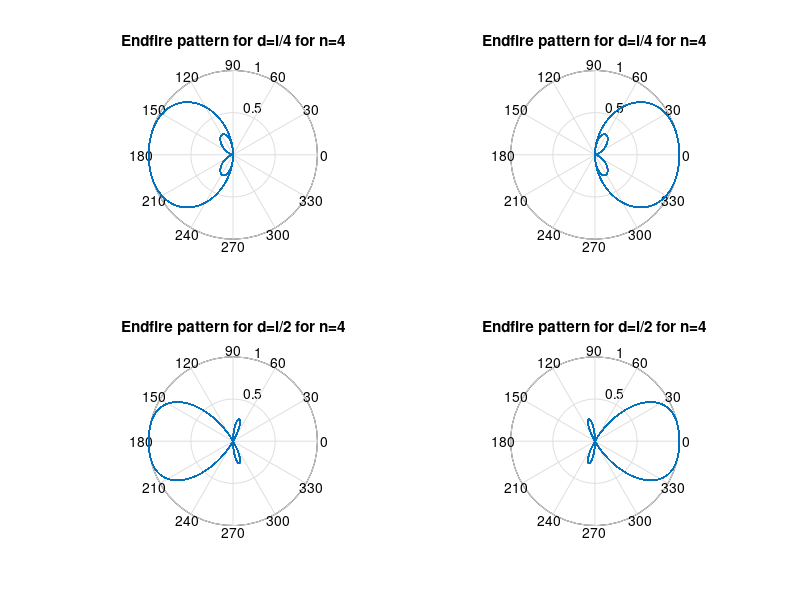
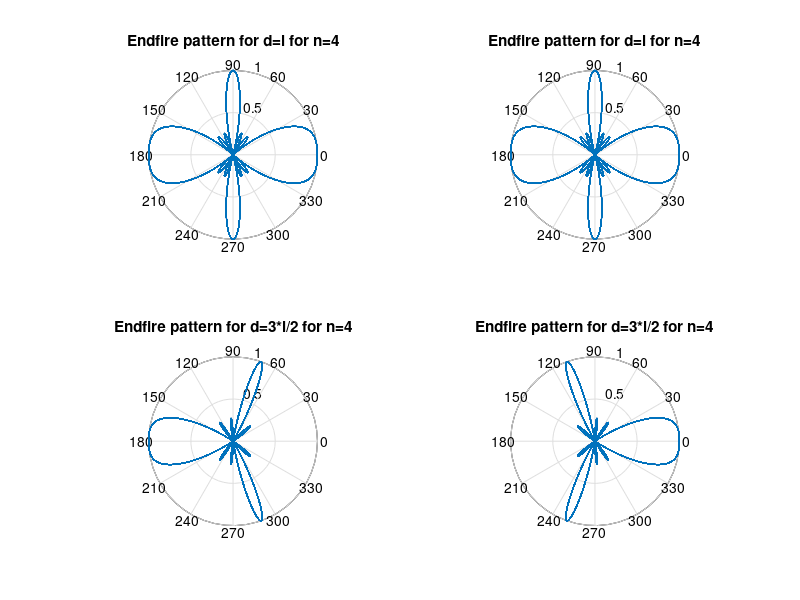
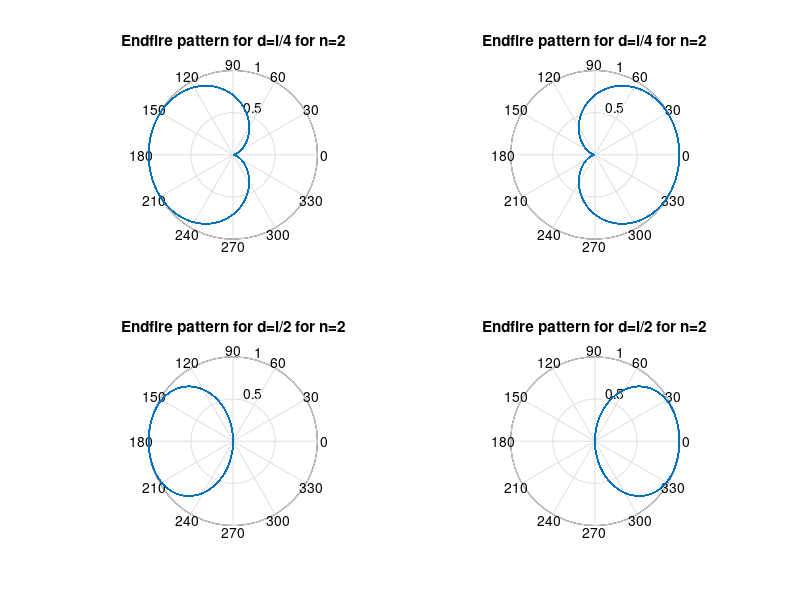
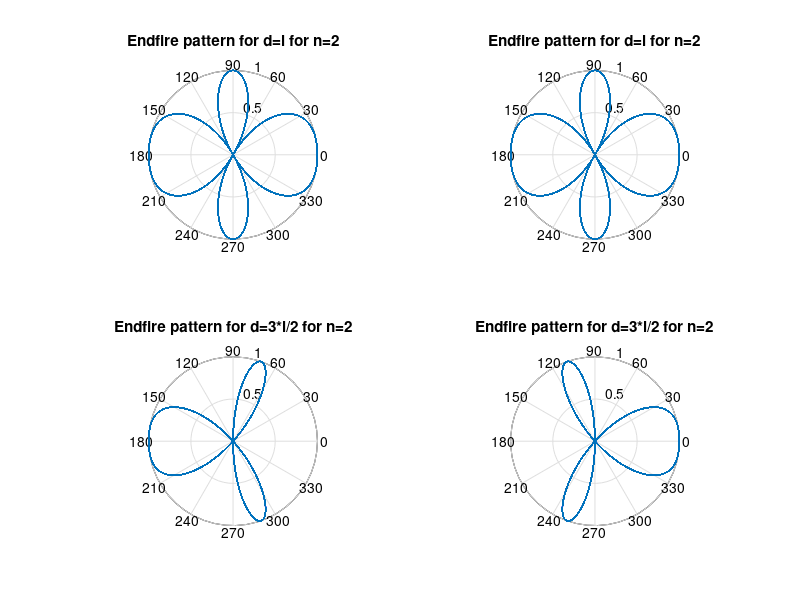

The MATLAB source for these figures, in order:
n=4;
l=1;
d=l/2;
d1=l/4;
d2=l;
d3=1.5*l;
k=(2*pi)/l;
t1=0:0.01:360;
sil=(k*d.*(cos(t1)-1));
si1l=k*d1.*(cos(t1)-1);
si2l=k*d2.*(cos(t1)-1);
si3l=k*d3.*(cos(t1)-1);
afl=(sin((n.*sil)./2))./(n.*sin(sil./2));
af3l=(sin((n.*si3l)./2))./(n.*sin(si3l./2));
af1l=(sin((n.*si1l)./2))./(n.*sin(si1l./2));
af2l=(sin((n.*si2l)./2))./(n.*sin(si2l./2));
si=(k*d.*(cos(t1)+1));
si1=k*d1.*(cos(t1)+1);
si2=k*d2.*(cos(t1)+1);
si3=k*d3.*(cos(t1)+1);
af=(sin((n.*si)./2))./(n.*sin(si./2));
af3=(sin((n.*si3)./2))./(n.*sin(si3./2));
af1=(sin((n.*si1)./2))./(n.*sin(si1./2));
af2=(sin((n.*si2)./2))./(n.*sin(si2./2));
figure(1);
subplot(2,2,3)
polar(t1,af);
title('Endfire pattern for d=l/2 for n=4')
hold on;
subplot(2,2,1)
polar(t1,af1);
title('Endfire pattern for d=l/4 for n=4')
hold on;
subplot(2,2,4)
polar(t1,afl);
title('Endfire pattern for d=l/2 for n=4')
hold on;
subplot(2,2,2)
polar(t1,af1l);
title('Endfire pattern for d=l/4 for n=4')
hold on;
figure(2);
subplot(2,2,1)
polar(t1,af2);
title('Endfire pattern for d=l for n=4')
hold on;
subplot(2,2,3)
polar(t1,af3);
title('Endfire pattern for d=3*l/2 for n=4')
hold on;
subplot(2,2,2)
polar(t1,af2l);
title('Endfire pattern for d=l for n=4')
hold on;
subplot(2,2,4)
polar(t1,af3l);
title('Endfire pattern for d=3*l/2 for n=4')
hold on;

n0=2;
l=1;
d=l/2;
d1=l/4;
d2=l;
d3=1.5*l;
k=(2*pi)/l;
t1=0:0.01:360;
sil=(k*d.*(cos(t1)-1));
si1l=k*d1.*(cos(t1)-1);
si2l=k*d2.*(cos(t1)-1);
si3l=k*d3.*(cos(t1)-1);
afl=(sin((n0.*sil)./2))./(n0.*sin(sil./2));
af3l=(sin((n0.*si3l)./2))./(n0.*sin(si3l./2));
af1l=(sin((n0.*si1l)./2))./(n0.*sin(si1l./2));
af2l=(sin((n0.*si2l)./2))./(n0.*sin(si2l./2));
si=(k*d.*(cos(t1)+1));
si1=k*d1.*(cos(t1)+1);
si2=k*d2.*(cos(t1)+1);
si3=k*d3.*(cos(t1)+1);
af=(sin((n0.*si)./2))./(n0.*sin(si./2));
af3=(sin((n0.*si3)./2))./(n0.*sin(si3./2));
af1=(sin((n0.*si1)./2))./(n0.*sin(si1./2));
af2=(sin((n0.*si2)./2))./(n0.*sin(si2./2));
figure(3);
subplot(2,2,3)
polar(t1,af);
title('Endfire pattern for d=l/2 for n=2')
hold on;
subplot(2,2,1)
polar(t1,af1);
title('Endfire pattern for d=l/4 for n=2')
hold on;
subplot(2,2,4)
polar(t1,afl);
title('Endfire pattern for d=l/2 for n=2')
hold on;
subplot(2,2,2)
polar(t1,af1l);
title('Endfire pattern for d=l/4 for n=2')
hold on;
figure(4);
subplot(2,2,1)
polar(t1,af2);
title('Endfire pattern for d=l for n=2')
hold on;
subplot(2,2,3)
polar(t1,af3);
title('Endfire pattern for d=3*l/2 for n=2')
hold on;
subplot(2,2,2)
polar(t1,af2l);
title('Endfire pattern for d=l for n=2')
hold on;
subplot(2,2,4)
polar(t1,af3l);
title('Endfire pattern for d=3*l/2 for n=2')
hold on;

n1=8;
l=1;
d=l/2;
d1=l/4;
d2=l;
d3=1.5*l;
k=(2*pi)/l;
t1=0:0.01:360;
sil=(k*d.*(cos(t1)-1));
si1l=k*d1.*(cos(t1)-1);
si2l=k*d2.*(cos(t1)-1);
si3l=k*d3.*(cos(t1)-1);
afl=(sin((n1.*sil)./2))./(n1.*sin(sil./2));
af3l=(sin((n1.*si3l)./2))./(n1.*sin(si3l./2));
af1l=(sin((n1.*si1l)./2))./(n1.*sin(si1l./2));
af2l=(sin((n1.*si2l)./2))./(n1.*sin(si2l./2));
si=(k*d.*(cos(t1)+1));
si1=k*d1.*(cos(t1)+1);
si2=k*d2.*(cos(t1)+1);
si3=k*d3.*(cos(t1)+1);
af=(sin((n1.*si)./2))./(n1.*sin(si./2));
af3=(sin((n1.*si3)./2))./(n1.*sin(si3./2));
af1=(sin((n1.*si1)./2))./(n1.*sin(si1./2));
af2=(sin((n1.*si2)./2))./(n1.*sin(si2./2));
figure(5);
subplot(2,2,3)
polar(t1,af);
title('Endfire pattern for d=l/2 for n=8')
hold on;
subplot(2,2,1)
polar(t1,af1);
title('Endfire pattern for d=l/4 for n=8')
hold on;
subplot(2,2,4)
polar(t1,afl);
title('Endfire pattern for d=l/2 for n=8')
hold on;
subplot(2,2,2)
polar(t1,af1l);
title('Endfire pattern for d=l/4 for n=8')
hold on;
figure(6);
subplot(2,2,1)
polar(t1,af2);
title('Endfire pattern for d=l for n=8')
hold on;
subplot(2,2,3)
polar(t1,af3);
title('Endfire pattern for d=3*l/2 for n=8')
hold on;
subplot(2,2,2)
polar(t1,af2l);
title('Endfire pattern for d=l for n=8')
hold on;
subplot(2,2,4)
polar(t1,af3l);
title('Endfire pattern for d=3*l/2 for n=8')
hold on;

n2=12;
l=1;
d=l/2;
d1=l/4;
d2=l;
d3=1.5*l;
k=(2*pi)/l;
t1=0:0.01:360;
sil=(k*d.*(cos(t1)-1));
si1l=k*d1.*(cos(t1)-1);
si2l=k*d2.*(cos(t1)-1);
si3l=k*d3.*(cos(t1)-1);
afl=(sin((n2.*sil)./2))./(n2.*sin(sil./2));
af3l=(sin((n2.*si3l)./2))./(n2.*sin(si3l./2));
af1l=(sin((n2.*si1l)./2))./(n2.*sin(si1l./2));
af2l=(sin((n2.*si2l)./2))./(n2.*sin(si2l./2));
si=(k*d.*(cos(t1)+1));
si1=k*d1.*(cos(t1)+1);
si2=k*d2.*(cos(t1)+1);
si3=k*d3.*(cos(t1)+1);
af=(sin((n2.*si)./2))./(n2.*sin(si./2));
af3=(sin((n2.*si3)./2))./(n2.*sin(si3./2));
af1=(sin((n2.*si1)./2))./(n2.*sin(si1./2));
af2=(sin((n2.*si2)./2))./(n2.*sin(si2./2));
figure(7);
subplot(2,2,3)
polar(t1,af);
title('Endfire pattern for d=l/2 for n=12')
hold on;
subplot(2,2,1)
polar(t1,af1);
title('Endfire pattern for d=l/4 for n=12')
hold on;
subplot(2,2,4)
polar(t1,afl);
title('Endfire pattern for d=l/2 for n=12')
hold on;
subplot(2,2,2)
polar(t1,af1l);
title('Endfire pattern for d=l/4 for n=12')
hold on;
figure(8);
subplot(2,2,1)
polar(t1,af2);
title('Endfire pattern for d=l for n=12')
hold on;
subplot(2,2,3)
polar(t1,af3);
title('Endfire pattern for d=3*l/2 for n=12')
hold on;
subplot(2,2,2)
polar(t1,af2l);
title('Endfire pattern for d=l for n=12')
hold on;
subplot(2,2,4)
polar(t1,af3l);
title('Endfire pattern for d=3*l/2 for n=12')
hold on;

